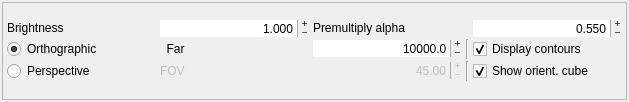
<?xml version="1.0" encoding="UTF-8"?>
<ui version="4.0">
 <class>ToolBox</class>
 <widget class="QWidget" name="ToolBox">
  <property name="enabled">
   <bool>true</bool>
  </property>
  <property name="geometry">
   <rect>
    <x>0</x>
    <y>0</y>
    <width>629</width>
    <height>102</height>
   </rect>
  </property>
  <property name="sizePolicy">
   <sizepolicy hsizetype="Preferred" vsizetype="Minimum">
    <horstretch>0</horstretch>
    <verstretch>0</verstretch>
   </sizepolicy>
  </property>
  <property name="minimumSize">
   <size>
    <width>0</width>
    <height>0</height>
   </size>
  </property>
  <property name="maximumSize">
   <size>
    <width>16777215</width>
    <height>16777215</height>
   </size>
  </property>
  <property name="windowTitle">
   <string>Tool Box</string>
  </property>
  <layout class="QVBoxLayout" name="verticalLayout">
   <property name="spacing">
    <number>4</number>
   </property>
   <property name="margin">
    <number>2</number>
   </property>
   <item>
    <widget class="QScrollArea" name="scrollArea">
     <property name="sizePolicy">
      <sizepolicy hsizetype="Preferred" vsizetype="Minimum">
       <horstretch>0</horstretch>
       <verstretch>0</verstretch>
      </sizepolicy>
     </property>
     <property name="frameShape">
      <enum>QFrame::StyledPanel</enum>
     </property>
     <property name="frameShadow">
      <enum>QFrame::Plain</enum>
     </property>
     <property name="widgetResizable">
      <bool>true</bool>
     </property>
     <widget class="QWidget" name="scrollAreaWidgetContents">
      <property name="geometry">
       <rect>
        <x>0</x>
        <y>0</y>
        <width>680</width>
        <height>96</height>
       </rect>
      </property>
      <layout class="QVBoxLayout" name="verticalLayout_2">
       <property name="spacing">
        <number>0</number>
       </property>
       <property name="margin">
        <number>0</number>
       </property>
       <item>
        <layout class="QGridLayout" name="gridLayout">
         <property name="leftMargin">
          <number>4</number>
         </property>
         <property name="topMargin">
          <number>2</number>
         </property>
         <property name="rightMargin">
          <number>4</number>
         </property>
         <property name="bottomMargin">
          <number>2</number>
         </property>
         <property name="horizontalSpacing">
          <number>4</number>
         </property>
         <property name="verticalSpacing">
          <number>2</number>
         </property>
         <item row="0" column="0">
          <widget class="QLabel" name="label_4">
           <property name="sizePolicy">
            <sizepolicy hsizetype="Minimum" vsizetype="Fixed">
             <horstretch>0</horstretch>
             <verstretch>0</verstretch>
            </sizepolicy>
           </property>
           <property name="text">
            <string>Brightness</string>
           </property>
          </widget>
         </item>
         <item row="0" column="1">
          <widget class="QDoubleSpinBox" name="bright_doubleSpinBox">
           <property name="sizePolicy">
            <sizepolicy hsizetype="Minimum" vsizetype="Fixed">
             <horstretch>0</horstretch>
             <verstretch>0</verstretch>
            </sizepolicy>
           </property>
           <property name="frame">
            <bool>false</bool>
           </property>
           <property name="alignment">
            <set>Qt::AlignRight|Qt::AlignTrailing|Qt::AlignVCenter</set>
           </property>
           <property name="buttonSymbols">
            <enum>QAbstractSpinBox::PlusMinus</enum>
           </property>
           <property name="decimals">
            <number>3</number>
           </property>
           <property name="minimum">
            <double>0.005000000000000</double>
           </property>
           <property name="maximum">
            <double>10.000000000000000</double>
           </property>
           <property name="singleStep">
            <double>0.050000000000000</double>
           </property>
           <property name="value">
            <double>1.000000000000000</double>
           </property>
          </widget>
         </item>
         <item row="0" column="2">
          <widget class="QLabel" name="alpha_label">
           <property name="sizePolicy">
            <sizepolicy hsizetype="Minimum" vsizetype="Fixed">
             <horstretch>0</horstretch>
             <verstretch>0</verstretch>
            </sizepolicy>
           </property>
           <property name="text">
            <string>Premultiply alpha</string>
           </property>
          </widget>
         </item>
         <item row="1" column="0">
          <widget class="QRadioButton" name="ortho_radioButton">
           <property name="sizePolicy">
            <sizepolicy hsizetype="Minimum" vsizetype="Fixed">
             <horstretch>0</horstretch>
             <verstretch>0</verstretch>
            </sizepolicy>
           </property>
           <property name="text">
            <string>Orthographic</string>
           </property>
           <property name="checked">
            <bool>true</bool>
           </property>
          </widget>
         </item>
         <item row="1" column="1">
          <widget class="QLabel" name="far_label">
           <property name="enabled">
            <bool>true</bool>
           </property>
           <property name="sizePolicy">
            <sizepolicy hsizetype="Minimum" vsizetype="Fixed">
             <horstretch>0</horstretch>
             <verstretch>0</verstretch>
            </sizepolicy>
           </property>
           <property name="text">
            <string>  Far</string>
           </property>
          </widget>
         </item>
         <item row="1" column="2">
          <widget class="QDoubleSpinBox" name="far_doubleSpinBox">
           <property name="enabled">
            <bool>true</bool>
           </property>
           <property name="frame">
            <bool>false</bool>
           </property>
           <property name="alignment">
            <set>Qt::AlignRight|Qt::AlignTrailing|Qt::AlignVCenter</set>
           </property>
           <property name="buttonSymbols">
            <enum>QAbstractSpinBox::PlusMinus</enum>
           </property>
           <property name="decimals">
            <number>1</number>
           </property>
           <property name="minimum">
            <double>1.000000000000000</double>
           </property>
           <property name="maximum">
            <double>1000000.000000000000000</double>
           </property>
           <property name="singleStep">
            <double>100.000000000000000</double>
           </property>
           <property name="value">
            <double>10000.000000000000000</double>
           </property>
          </widget>
         </item>
         <item row="1" column="4">
          <widget class="QCheckBox" name="contours_checkBox">
           <property name="sizePolicy">
            <sizepolicy hsizetype="Preferred" vsizetype="Fixed">
             <horstretch>0</horstretch>
             <verstretch>0</verstretch>
            </sizepolicy>
           </property>
           <property name="toolTip">
            <string>Display contours</string>
           </property>
           <property name="text">
            <string>Display contours</string>
           </property>
           <property name="checked">
            <bool>true</bool>
           </property>
          </widget>
         </item>
         <item row="2" column="0">
          <widget class="QRadioButton" name="pers_radioButton">
           <property name="sizePolicy">
            <sizepolicy hsizetype="Minimum" vsizetype="Fixed">
             <horstretch>0</horstretch>
             <verstretch>0</verstretch>
            </sizepolicy>
           </property>
           <property name="text">
            <string>Perspective</string>
           </property>
           <property name="checked">
            <bool>false</bool>
           </property>
          </widget>
         </item>
         <item row="2" column="1">
          <widget class="QLabel" name="fov_label">
           <property name="enabled">
            <bool>false</bool>
           </property>
           <property name="sizePolicy">
            <sizepolicy hsizetype="Minimum" vsizetype="Fixed">
             <horstretch>0</horstretch>
             <verstretch>0</verstretch>
            </sizepolicy>
           </property>
           <property name="text">
            <string>FOV</string>
           </property>
          </widget>
         </item>
         <item row="2" column="2">
          <widget class="QDoubleSpinBox" name="fov_doubleSpinBox">
           <property name="enabled">
            <bool>false</bool>
           </property>
           <property name="frame">
            <bool>false</bool>
           </property>
           <property name="alignment">
            <set>Qt::AlignRight|Qt::AlignTrailing|Qt::AlignVCenter</set>
           </property>
           <property name="buttonSymbols">
            <enum>QAbstractSpinBox::PlusMinus</enum>
           </property>
           <property name="maximum">
            <double>180.000000000000000</double>
           </property>
           <property name="value">
            <double>45.000000000000000</double>
           </property>
          </widget>
         </item>
         <item row="2" column="4">
          <widget class="QCheckBox" name="cube_checkBox">
           <property name="sizePolicy">
            <sizepolicy hsizetype="Preferred" vsizetype="Fixed">
             <horstretch>0</horstretch>
             <verstretch>0</verstretch>
            </sizepolicy>
           </property>
           <property name="toolTip">
            <string>Show orientation cube</string>
           </property>
           <property name="text">
            <string>Show orient. cube</string>
           </property>
           <property name="checked">
            <bool>true</bool>
           </property>
          </widget>
         </item>
         <item row="2" column="3">
          <widget class="Line" name="line">
           <property name="orientation">
            <enum>Qt::Vertical</enum>
           </property>
          </widget>
         </item>
         <item row="1" column="3">
          <widget class="Line" name="line_2">
           <property name="orientation">
            <enum>Qt::Vertical</enum>
           </property>
          </widget>
         </item>
         <item row="0" column="4">
          <widget class="QDoubleSpinBox" name="alpha_doubleSpinBox">
           <property name="sizePolicy">
            <sizepolicy hsizetype="Minimum" vsizetype="Fixed">
             <horstretch>0</horstretch>
             <verstretch>0</verstretch>
            </sizepolicy>
           </property>
           <property name="frame">
            <bool>false</bool>
           </property>
           <property name="alignment">
            <set>Qt::AlignRight|Qt::AlignTrailing|Qt::AlignVCenter</set>
           </property>
           <property name="buttonSymbols">
            <enum>QAbstractSpinBox::PlusMinus</enum>
           </property>
           <property name="decimals">
            <number>3</number>
           </property>
           <property name="minimum">
            <double>0.005000000000000</double>
           </property>
           <property name="maximum">
            <double>10.000000000000000</double>
           </property>
           <property name="singleStep">
            <double>0.010000000000000</double>
           </property>
           <property name="value">
            <double>0.550000000000000</double>
           </property>
          </widget>
         </item>
         <item row="0" column="3">
          <widget class="QLabel" name="label">
           <property name="enabled">
            <bool>false</bool>
           </property>
           <property name="sizePolicy">
            <sizepolicy hsizetype="Ignored" vsizetype="Ignored">
             <horstretch>0</horstretch>
             <verstretch>0</verstretch>
            </sizepolicy>
           </property>
           <property name="text">
            <string/>
           </property>
           <property name="textFormat">
            <enum>Qt::PlainText</enum>
           </property>
           <property name="textInteractionFlags">
            <set>Qt::NoTextInteraction</set>
           </property>
          </widget>
         </item>
        </layout>
       </item>
      </layout>
     </widget>
    </widget>
   </item>
  </layout>
 </widget>
 <tabstops>
  <tabstop>scrollArea</tabstop>
  <tabstop>bright_doubleSpinBox</tabstop>
  <tabstop>alpha_doubleSpinBox</tabstop>
  <tabstop>ortho_radioButton</tabstop>
  <tabstop>far_doubleSpinBox</tabstop>
  <tabstop>contours_checkBox</tabstop>
  <tabstop>pers_radioButton</tabstop>
  <tabstop>fov_doubleSpinBox</tabstop>
  <tabstop>cube_checkBox</tabstop>
 </tabstops>
 <resources>
  <include location="../alizams.qrc"/>
 </resources>
 <connections>
  <connection>
   <sender>pers_radioButton</sender>
   <signal>toggled(bool)</signal>
   <receiver>fov_label</receiver>
   <slot>setEnabled(bool)</slot>
   <hints>
    <hint type="sourcelabel">
     <x>10</x>
     <y>66</y>
    </hint>
    <hint type="destinationlabel">
     <x>206</x>
     <y>68</y>
    </hint>
   </hints>
  </connection>
  <connection>
   <sender>pers_radioButton</sender>
   <signal>toggled(bool)</signal>
   <receiver>fov_doubleSpinBox</receiver>
   <slot>setEnabled(bool)</slot>
   <hints>
    <hint type="sourcelabel">
     <x>18</x>
     <y>71</y>
    </hint>
    <hint type="destinationlabel">
     <x>328</x>
     <y>67</y>
    </hint>
   </hints>
  </connection>
 </connections>
</ui>
